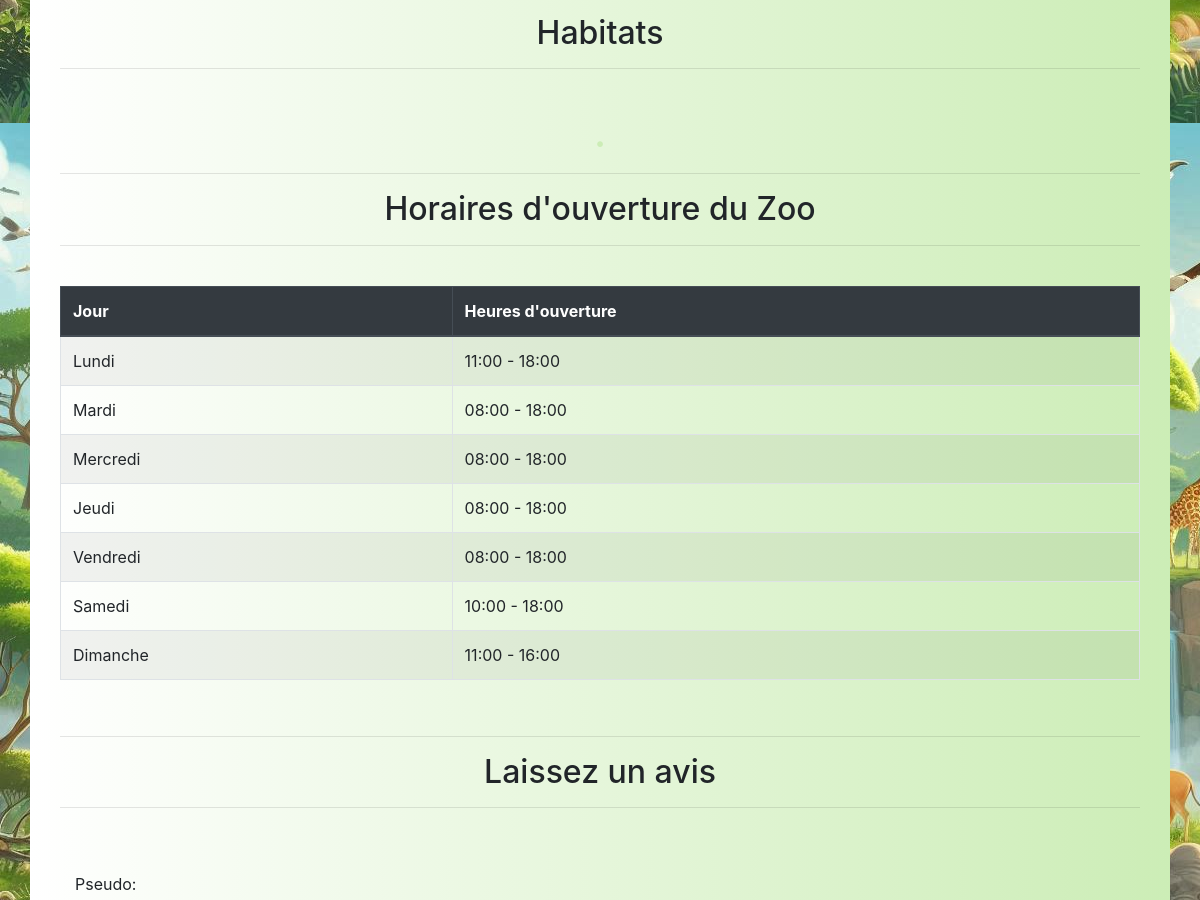
The app's page /src/public/index.php (middle part), older data.
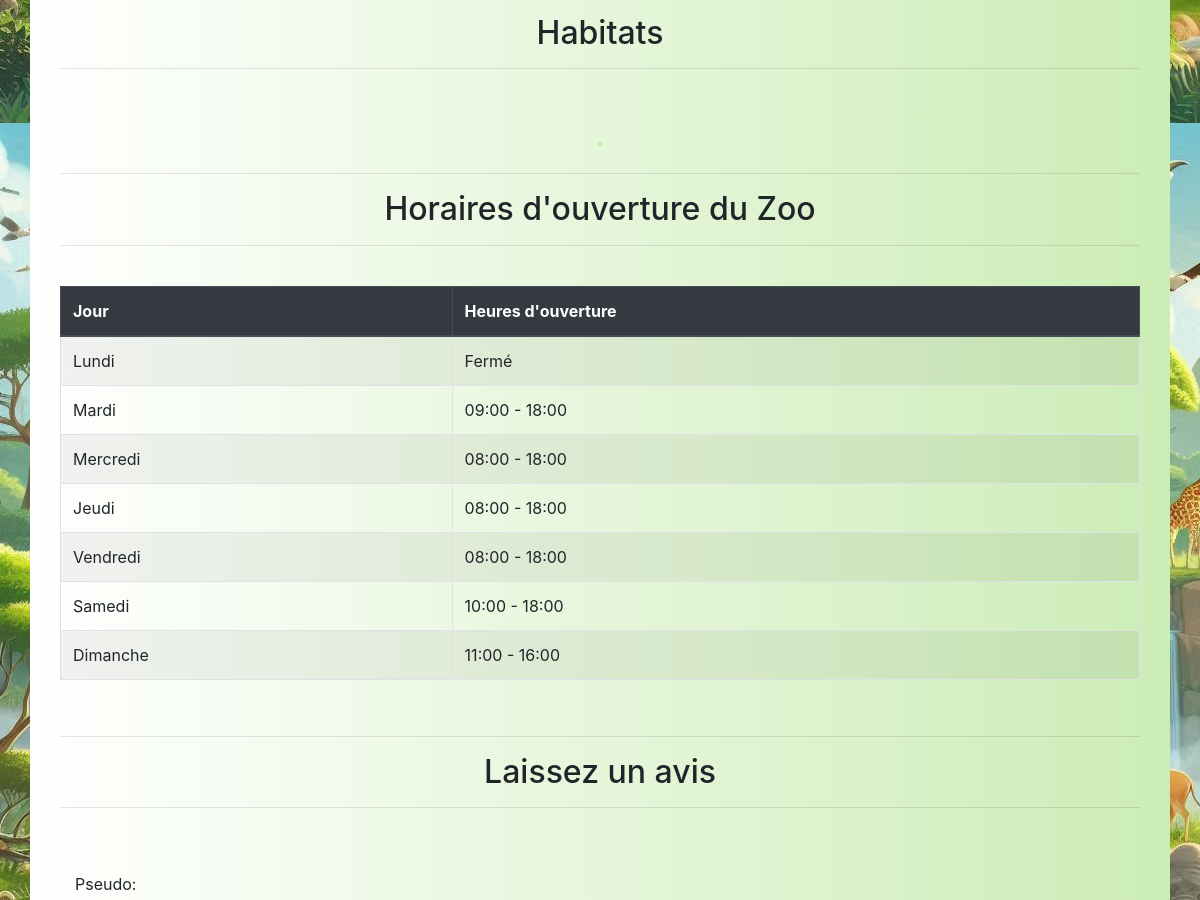
The same page, newer data.
### tables this page shows
CREATE TABLE `zoo_hours` (
  `id` int(11) NOT NULL,
  `day` varchar(255) NOT NULL,
  `open_time` time NOT NULL,
  `close_time` time NOT NULL,
  `closed` tinyint(1) DEFAULT 0
);

### src/controllers/ZooHoursController.php (called while the page is built, shortened)
<?php
class ZooHoursController {
    private $zooHoursService;
    public function __construct(ZooHoursServiceInterface $zooHoursService) {
        $this->zooHoursService = $zooHoursService;
    }
    public function getAllHours() {
        return $this->zooHoursService->getAllHours();
    }
}

### src/services/ZooHoursService.php (called while the page is built, shortened)
<?php
class ZooHoursService implements ZooHoursServiceInterface {
    private $zooHoursRepository;
    public function __construct(ZooHoursRepositoryInterface $zooHoursRepository) {
        $this->zooHoursRepository = $zooHoursRepository;
    }
    public function getAllHours() {
        return $this->zooHoursRepository->getAllHours();
    }
}

### src/repositories/ZooHoursRepository.php (called while the page is built, shortened)
<?php
class ZooHoursRepository implements ZooHoursRepositoryInterface {
    private $db;
    public function __construct(PDO $db) {
        $this->db = $db;
    }
    public function getAllHours() {
        $stmt = $this->db->prepare("SELECT * FROM zoo_hours ORDER BY id ASC");
        $stmt->execute();
        return $stmt->fetchAll(PDO::FETCH_ASSOC);
    }
}

### src/public/index.php (the view, shortened to what this page needs)
<?php
$db = (new \Database\DatabaseConnection())->connect();
$zooHoursRepository = new \Repositories\ZooHoursRepository($db);
$zooHoursService = new \Services\ZooHoursService($zooHoursRepository);
$zooHoursController = new \Controllers\ZooHoursController($zooHoursService);
$hours = $zooHoursController->getAllHours();
include '../../src/views/templates/header.php';
?>
<div class="container mt-5" style="background: linear-gradient(to right, #ffffff, #ccedb6);">
    <div class="container">
        <br>
        <br>
        <br>
        <h2>Habitats</h2>
        <hr>
        <br>
        <h1 style="color: #ccedb6;" id="openhours">.</h1>
        <hr>
        <h2>Horaires d'ouverture du Zoo</h2>
        <hr>
        <br>
        <div class="table-responsive">
            <table class="table table-bordered table-striped table-hover">
                <thead class="thead-dark">
                    <tr>
                        <th>Jour</th>
                        <th>Heures d'ouverture</th>
                    </tr>
                </thead>
                <tbody>
                    <?php foreach ($hours as $hour): ?>
                    <tr>
                        <td><?php echo htmlspecialchars($hour['day']); ?></td>
                        <td>
                            <?php
                            if ($hour['open_time'] === '00:00:00' && $hour['close_time'] === '00:00:00') {
                                echo 'Fermé';
                            } else {
                                echo htmlspecialchars(substr($hour['open_time'], 0, 5) . ' - ' . substr($hour['close_time'], 0, 5));
                            }
                            ?>
                        </td>
                    </tr>
                    <?php endforeach; ?>
                </tbody>
            </table>
        </div>
        <br>
        <hr>
        <h2>Laissez un avis</h2>
        <hr>
        <br>
        <div id="avis" class="col md-4">
            <form action="submit_review.php" method="POST" class="mt-4">
                <div class="mb-3">
                    <label for="pseudo" class="form-label">Pseudo:</label>
                </div>
            </form>
        </div>
        <br>
    </div>
</div>
<?php include '../../src/views/templates/footer.php'; ?>

### src/views/templates/header.php (shortened to what this page needs)
<!DOCTYPE html>
<html lang="fr">
<head>
    <link rel="stylesheet" href="../../../assets/css/styles.css">
    <link href="https://stackpath.bootstrapcdn.com/bootstrap/4.5.2/css/bootstrap.min.css" rel="stylesheet">
    <link href="https://cdnjs.cloudflare.com/ajax/libs/font-awesome/5.15.4/css/all.min.css" rel="stylesheet">
</head>
<body>

### src/views/templates/footer.php (shortened to what this page needs)
</body>
</html>

### assets/css/styles.css (style rules this page uses)
body { color: aliceblue; }

### src/public/index.php (style rules this page uses)
h1,h2,h3 { text-align: center; }
body { background-image: url('../../assets/image/background.jpg'); padding-top: 48px; }
.mt-4 { max-height: 500px; overflow-y: auto; }

Row changes from the older to the newer data that the page shows:
changed zoo_hours "Lundi": open_time+close_time "11:00 - 18:00" → (not shown); now shows "Fermé"
changed zoo_hours "Mardi": open_time+close_time "08:00 - 18:00" → "09:00 - 18:00"
